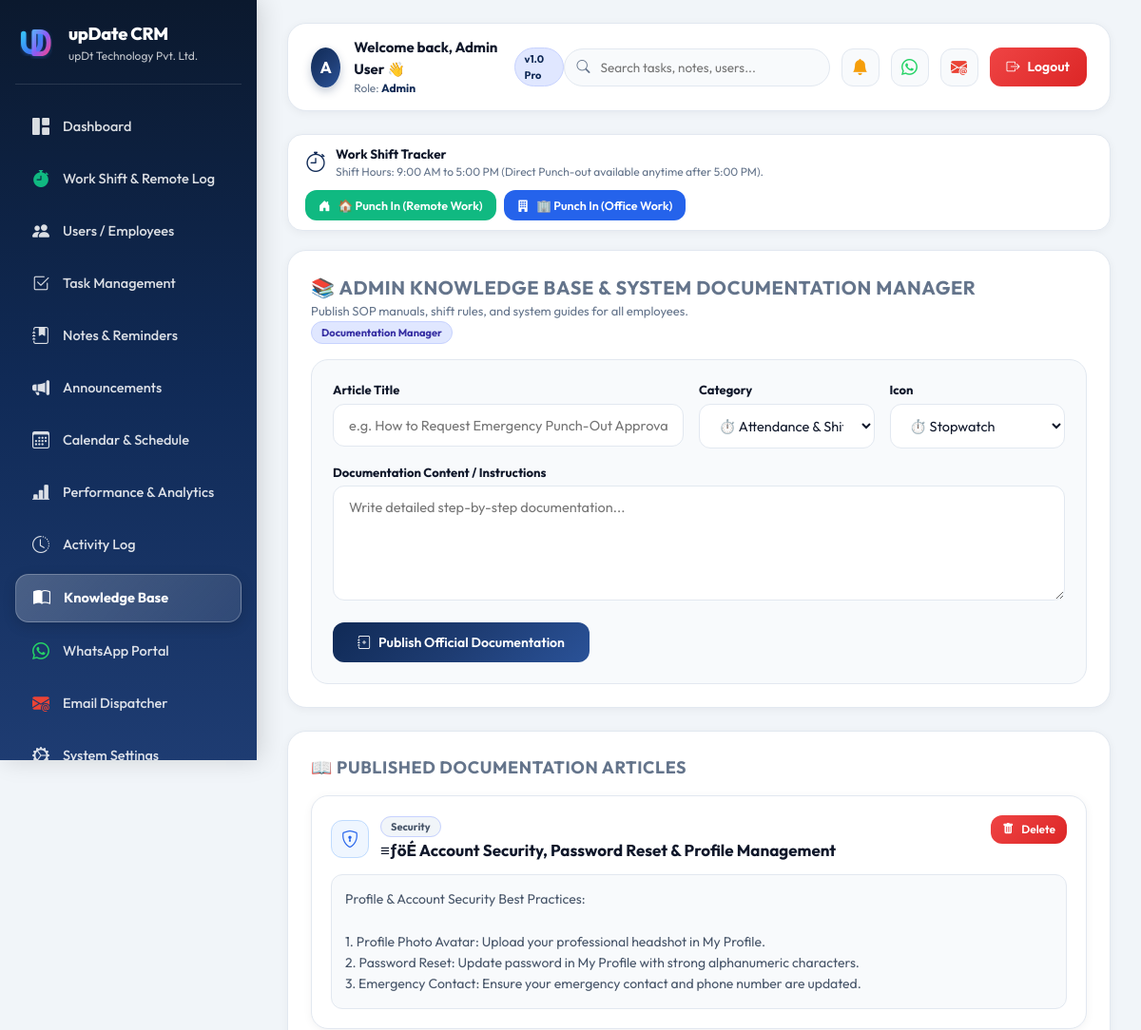
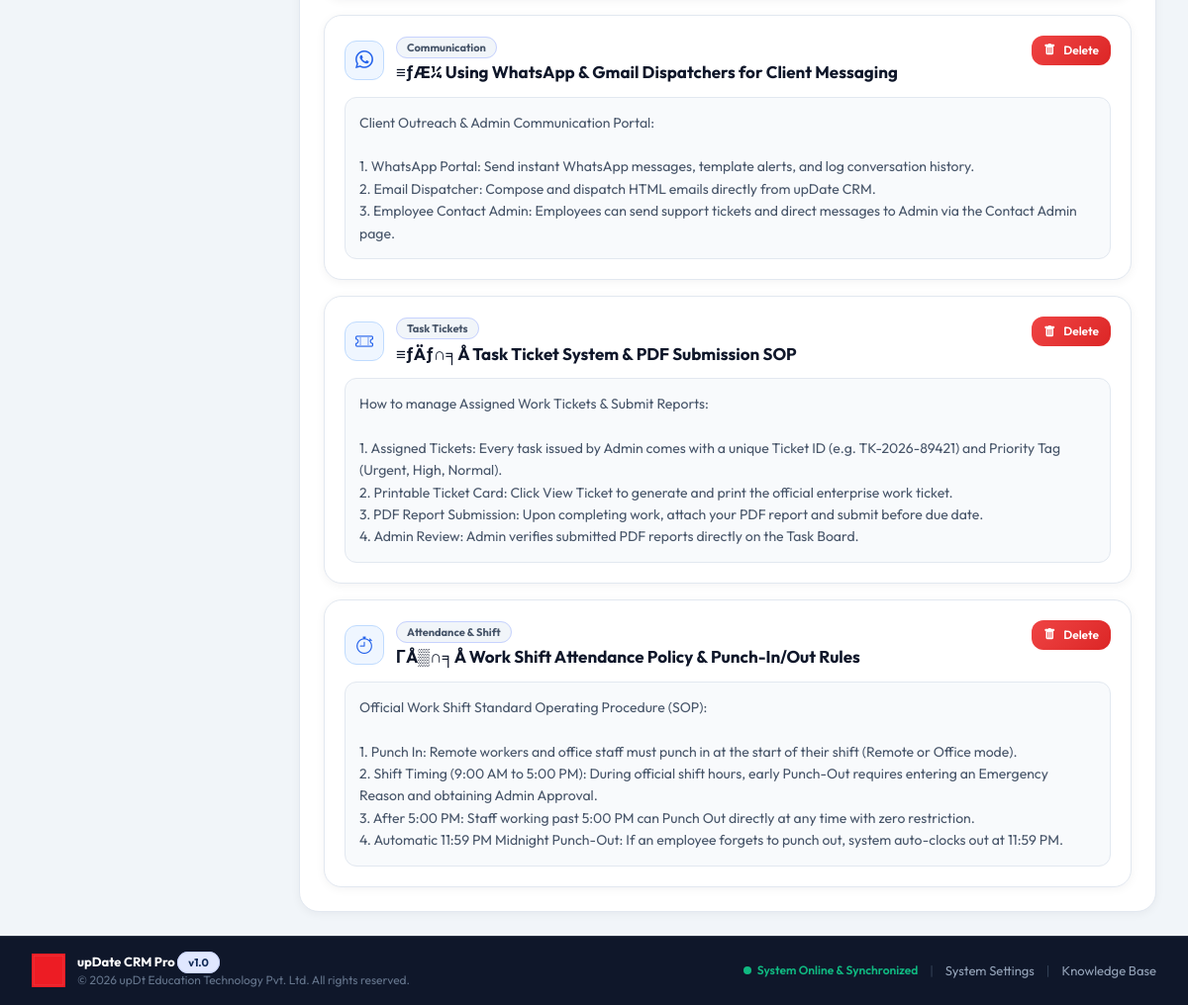
/admin/knowledge.php (signed in), run on the app's committed database (2 pictures, top to bottom).
### tables this page shows
CREATE TABLE `knowledge` (
  `id` int(11) NOT NULL AUTO_INCREMENT,
  `title` varchar(255) NOT NULL,
  `description` text DEFAULT NULL,
  `file_name` varchar(255) DEFAULT NULL,
  `created_at` timestamp NOT NULL DEFAULT current_timestamp(),
  `category` varchar(100) DEFAULT 'General',
  `icon` varchar(50) DEFAULT 'bi-book',
  PRIMARY KEY (`id`)
);

### admin/knowledge.php (the view, shortened to what this page needs)
<?php
include __DIR__ . "/../includes/header.php";
$articles = $conn->query("SELECT * FROM knowledge ORDER BY id DESC");
?>
<div class="card" style="max-width: 900px; margin: 0 auto 24px;">
    <div style="display:flex; justify-content:space-between; align-items:center; flex-wrap:wrap; margin-bottom:16px;">
        <div>
            <h3 style="font-size:20px; margin:0;">📚 Admin Knowledge Base & System Documentation Manager</h3>
            <div style="font-size:13px; color:var(--text-muted);">Publish SOP manuals, shift rules, and system guides for all employees.</div>
        </div>
        <span class="badge" style="background:#e0e7ff; color:#3730a3;">Documentation Manager</span>
    </div>
    <form method="post" action="knowledge.php" style="display:grid; gap:16px; background:#f8fafc; padding:22px; border-radius:18px; border:1.5px solid #e2e8f0;">
        <div style="display:grid; grid-template-columns: 2fr 1fr 1fr; gap:16px;">
            <div>
                <label style="font-size:13px; font-weight:700; margin-bottom:4px; display:block;">Article Title</label>
                <input class="input" name="title" placeholder="e.g. How to Request Emergency Punch-Out Approval" required>
            </div>
            <div>
                <label style="font-size:13px; font-weight:700; margin-bottom:4px; display:block;">Category</label>
                <select name="category" class="input">
                    <option value="Attendance & Shift">⏱️ Attendance & Shift</option>
                </select>
            </div>
            <div>
                <label style="font-size:13px; font-weight:700; margin-bottom:4px; display:block;">Icon</label>
                <select name="icon" class="input">
                    <option value="bi-stopwatch">⏱️ Stopwatch</option>
                </select>
            </div>
        </div>
        <div>
            <label style="font-size:13px; font-weight:700; margin-bottom:4px; display:block;">Documentation Content / Instructions</label>
            <textarea class="input" name="description" rows="5" placeholder="Write detailed step-by-step documentation..." required style="resize:vertical;"></textarea>
        </div>
        <button type="submit" class="btn" style="width:fit-content; padding:12px 26px;">
            <i class="bi bi-journal-plus"></i> Publish Official Documentation
        </button>
    </form>
</div>
<div class="card" style="max-width: 900px; margin: 0 auto;">
    <h3 style="font-size:18px; margin-bottom:16px;">📖 Published Documentation Articles</h3>
    <?php if ($articles && $articles->num_rows > 0): ?>
        <div style="display:grid; gap:16px;">
            <?php while($a = $articles->fetch_assoc()):
                $cat = $a['category'] ?? 'General';
                $icon = $a['icon'] ?? 'bi-book';
            ?>
                <div style="background:#ffffff; border:1.5px solid #e2e8f0; border-radius:18px; padding:20px; box-shadow:var(--shadow-sm);">
                    <div style="display:flex; justify-content:space-between; align-items:flex-start; margin-bottom:12px; flex-wrap:wrap; gap:10px;">
                        <div style="display:flex; align-items:center; gap:12px;">
                            <div style="width:40px; height:40px; border-radius:12px; background:#eff6ff; border:1px solid #bfdbfe; color:#2563eb; display:flex; align-items:center; justify-content:center; font-size:18px;">
                                <i class="bi <?php echo htmlspecialchars($icon); ?>"></i>
                            </div>
                            <div>
                                <span class="badge" style="background:#f1f5f9; color:#475569; font-weight:700;">
                                    <?php echo htmlspecialchars($cat); ?>
                                </span>
                                <h4 style="margin:2px 0 0 0; color:var(--text-dark); font-size:17px; font-weight:700;"><?php echo htmlspecialchars($a['title']); ?></h4>
                            </div>
                        </div>
                        <a href="knowledge.php?delete=<?php echo $a['id']; ?>" onclick="return confirm('Delete this article?')" class="btn danger-btn" style="padding:6px 12px; font-size:12px;">
                            <i class="bi bi-trash-fill"></i> Delete
                        </a>
                    </div>
                    <div style="color:#475569; font-size:14px; line-height:1.6; background:#f8fafc; padding:14px; border-radius:12px; border:1px solid #e2e8f0;">
                        <?php echo nl2br(htmlspecialchars($a['description'] ?? $a['content'] ?? '')); ?>
                    </div>
                </div>
            <?php endwhile; ?>
        </div>
    <?php else: ?>
        <p style="color:#777; margin-top:10px;">No knowledge base articles published yet.</p>
    <?php endif; ?>
</div>
<?php include __DIR__ . "/../includes/footer.php"; ?>

### assets/css/style.css (style rules this page uses)
:root { --brand-primary: #102a56; --brand-gradient: linear-gradient(135deg, #102a56 0%, #1e3c72 50%, #2a5298 100%); --bg-main: #f1f5f9; --card-bg: #ffffff; --text-dark: #0f172a; --text-muted: #64748b; --border-light: #e2e8f0; --accent-blue: #2563eb; --accent-emerald: #10b981; --accent-rose: #ef4444; --accent-amber: #f59e0b; --shadow-sm: 0 2px 10px rgba(15, 23, 42, 0.05); --shadow-md: 0 12px 28px -6px rgba(15, 23, 42, 0.09); }
* { box-sizing: border-box; margin: 0; padding: 0; }
body { font-family: 'Outfit', -apple-system, BlinkMacSystemFont, 'Segoe UI', Roboto, sans-serif; background: var(--bg-main); color: var(--text-dark); font-size: 15px; line-height: 1.5; -webkit-font-smoothing: antialiased; }
.badge { font-size: 11px; background: #e0e7ff; border: 1px solid #c7d2fe; color: var(--brand-primary); padding: 3px 10px; border-radius: 999px; font-weight: 700; }
.btn { padding: 10px 18px; border-radius: 12px; background: var(--brand-gradient); color: #ffffff; border: none; font-weight: 600; font-size: 14px; font-family: inherit; cursor: pointer; text-decoration: none; display: inline-flex; align-items: center; gap: 8px; transition: all 0.2s; }
.danger-btn { background: linear-gradient(135deg, #ef4444 0%, #dc2626 100%); }
.card { background: var(--card-bg); border: 1px solid var(--border-light); border-radius: 20px; padding: 24px; box-shadow: var(--shadow-sm); transition: transform 0.2s, box-shadow 0.2s; }
.card h3 { margin: 0 0 10px 0; font-size: 14px; text-transform: uppercase; letter-spacing: 0.6px; color: var(--text-muted); font-weight: 700; }
.input, select, textarea { width: 100%; padding: 12px 16px; border: 1.5px solid var(--border-light); border-radius: 12px; font-family: inherit; font-size: 14.5px; background: #ffffff; outline: none; transition: all 0.2s; color: var(--text-dark); }

### data on the page
knowledge: category "Security", title "≡ƒöÉ Account Security, Password Reset & Profile Management", description "Profile & Account Security Best Practices: 1. Profile Photo Avatar: Upload your professional headshot in My Profile. 2. Password Reset: Update password in My Profile with strong alphanumeric characters. 3. Emergency Contact: Ensure your emergency contact and phone number are updated."
knowledge: category "Communication", title "≡ƒÆ¼ Using WhatsApp & Gmail Dispatchers for Client Messaging", description "Client Outreach & Admin Communication Portal: 1. WhatsApp Portal: Send instant WhatsApp messages, template alerts, and log conversation history. 2. Email Dispatcher: Compose and dispatch HTML emails directly from upDate CRM. 3. Employee Contact Admin: Employees can send support tickets and direct messages to Admin via the Contact Admin page."
knowledge: category "Task Tickets", title "≡ƒÄƒ∩╕Å Task Ticket System & PDF Submission SOP", description "How to manage Assigned Work Tickets & Submit Reports: 1. Assigned Tickets: Every task issued by Admin comes with a unique Ticket ID (e.g. TK-2026-89421) and Priority Tag (Urgent, High, Normal). 2. Printable Ticket Card: Click View Ticket to generate and print the official enterprise work ticket. 3. PDF Report Submission: Upon completing work, attach your PDF report and submit before due date. 4. Admin Review: Admin verifies submitted PDF reports directly on the Task Board."
knowledge: category "Attendance & Shift", title "ΓÅ▒∩╕Å Work Shift Attendance Policy & Punch-In/Out Rules", description "Official Work Shift Standard Operating Procedure (SOP): 1. Punch In: Remote workers and office staff must punch in at the start of their shift (Remote or Office mode). 2. Shift Timing (9:00 AM to 5:00 PM): During official shift hours, early Punch-Out requires entering an Emergency Reason and obtaining Admin Approval. 3. After 5:00 PM: Staff working past 5:00 PM can Punch Out directly at any time with zero restriction. 4. Automatic 11:59 PM Midnight Punch-Out: If an employee forgets to punch out, system auto-clocks out at 11:59 PM."

### other printed values
substr($name, 0, 1) "A"
$name "Admin User"
$role "Admin"
